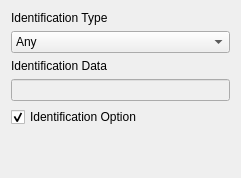
         <widget class="QWidget" name="tab_2">
          <attribute name="title">
           <string>Remote Identity</string>
          </attribute>
          <layout class="QVBoxLayout">
           <item>
            <widget class="QLabel" name="textLabelRemoteIDType">
             <property name="text">
              <string>Identification Type</string>
             </property>
             <property name="wordWrap">
              <bool>false</bool>
             </property>
            </widget>
           </item>
           <item>
            <widget class="QComboBox" name="comboBoxRemoteIDType">
             <item>
              <property name="text">
               <string>Any</string>
              </property>
             </item>
             <item>
              <property name="text">
               <string>ASN.1 Distinguished Name</string>
              </property>
             </item>
             <item>
              <property name="text">
               <string>Fully Qualified Domain Name</string>
              </property>
             </item>
             <item>
              <property name="text">
               <string>User Fully Qualified Domain Name</string>
              </property>
             </item>
             <item>
              <property name="text">
               <string>IP Address</string>
              </property>
             </item>
             <item>
              <property name="text">
               <string>Key Identifier</string>
              </property>
             </item>
            </widget>
           </item>
           <item>
            <widget class="QLabel" name="textLabelRemoteIDData">
             <property name="text">
              <string>Identification Data</string>
             </property>
             <property name="wordWrap">
              <bool>false</bool>
             </property>
            </widget>
           </item>
           <item>
            <widget class="QLineEdit" name="lineEditRemoteIDData">
             <property name="enabled">
              <bool>false</bool>
             </property>
            </widget>
           </item>
           <item>
            <widget class="QCheckBox" name="checkBoxRemoteIDOption">
             <property name="text">
              <string>Identification Option</string>
             </property>
             <property name="checked">
              <bool>true</bool>
             </property>
            </widget>
           </item>
           <item>
            <spacer>
             <property name="orientation">
              <enum>Qt::Vertical</enum>
             </property>
             <property name="sizeHint" stdset="0">
              <size>
               <width>20</width>
               <height>40</height>
              </size>
             </property>
            </spacer>
           </item>
          </layout>
         </widget>
